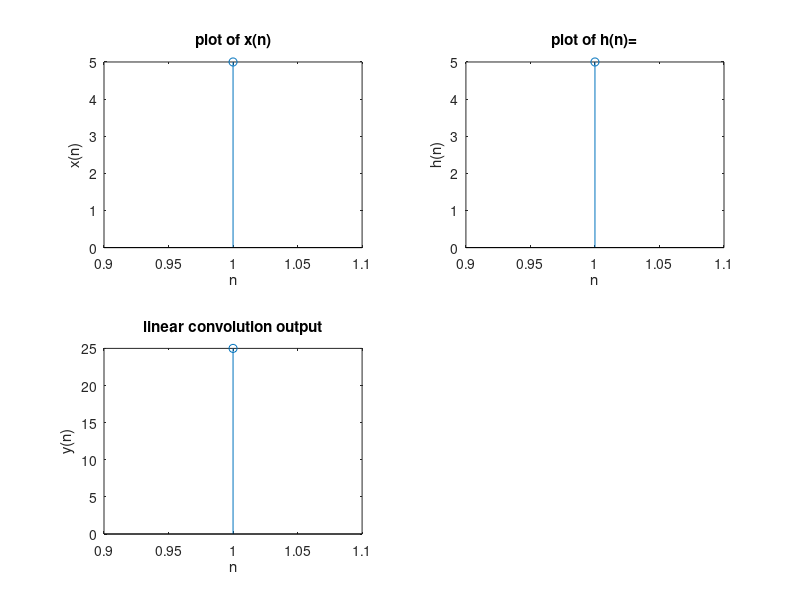

Write the MATLAB code that produced this figure.
clc;
clear all;
close all;
xn=input ('Enter the first sequence x(n) ='); 
hn=input ('Enter the second sequence h(n)=');
N=length(xn)+length(hn)-1;
Xk=fft (xn,N);
Hk=fft (hn,N);
Yk=Xk.*Hk;
yn=ifft (Yk,N);
disp('linear convolution of x(n) and h(n) =');
disp(yn)
subplot (2,2,1);
stem(xn)
xlabel('n');
ylabel('x(n)');
title('plot of x(n)');
subplot (2,2,2);
stem (hn)
xlabel('n');
ylabel('h(n)');
title('plot of h(n)=');
subplot (2,2,3);
stem (yn)
xlabel('n');
ylabel('y(n)');
title('linear convolution output')
